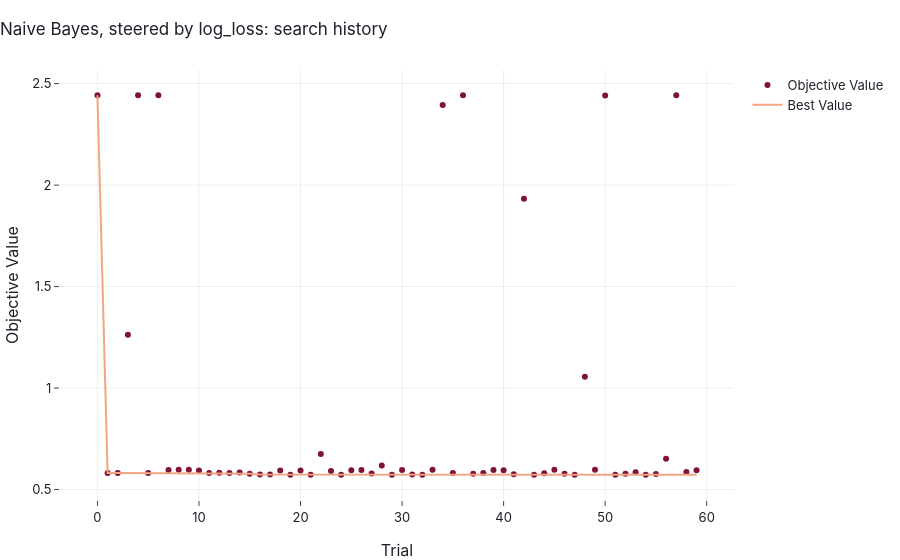
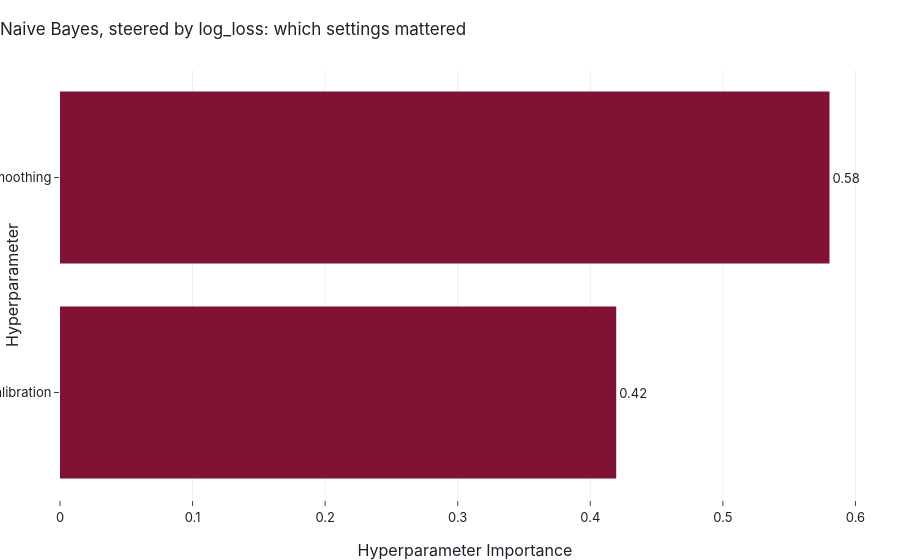
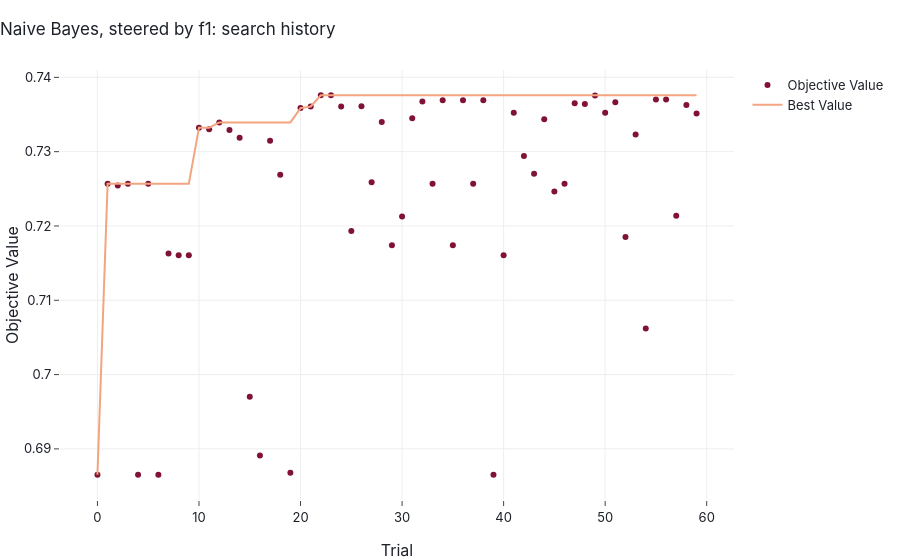
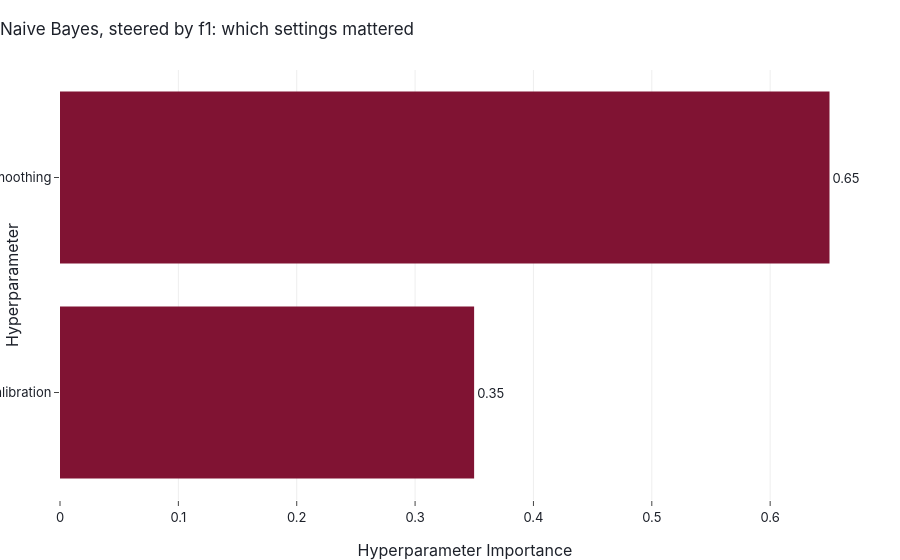

Write notebook code for charts like these, in order.
### Code cell
plot_search(study_nb, "Naive Bayes")

### Figure 1 — Plotly figure (JSON) as saved in the notebook; plotly's stock layout.template omitted (floating-point values rounded to 4 significant figures)
{"data": [{"mode": "markers", "name": "Objective Value", "type": "scatter", "x": [0, 1, 2, 3, 4, 5, 6, 7, 8, 9, 10, 11, 12, 13, 14, 15, 16, 17, 18, 19, 20, 21, 22, 23, 24, 25, 26, 27, 28, 29, 30, 31, 32, 33, 34, 35, 36, 37, 38, 39, 40, 41, 42, 43, 44, 45, 46, 47, 48, 49, 50, 51, 52, 53, 54, 55, 56, 57, 58, 59], "y": [2.443, 0.5818, 0.5816, 1.263, 2.443, 0.5817, 2.443, 0.5967, 0.5969, 0.5969, 0.5941, 0.5819, 0.5833, 0.5818, 0.5845, 0.5782, 0.5741, 0.5744, 0.5938, 0.5729, 0.5932, 0.5729, 0.6748, 0.5912, 0.5729, 0.5951, 0.5961, 0.5792, 0.6186, 0.5729, 0.5964, 0.5742, 0.5728, 0.597, 2.394, 0.5813, 2.443, 0.5781, 0.5818, 0.5968, 0.5952, 0.5747, 1.933, 0.573, 0.5802, 0.5968, 0.5776, 0.5729, 1.056, 0.597, 2.442, 0.5733, 0.5778, 0.5847, 0.573, 0.5767, 0.6523, 2.443, 0.587, 0.5954]}, {"mode": "lines", "name": "Best Value", "type": "scatter", "x": [0, 1, 2, 3, 4, 5, 6, 7, 8, 9, 10, 11, 12, 13, 14, 15, 16, 17, 18, 19, 20, 21, 22, 23, 24, 25, 26, 27, 28, 29, 30, 31, 32, 33, 34, 35, 36, 37, 38, 39, 40, 41, 42, 43, 44, 45, 46, 47, 48, 49, 50, 51, 52, 53, 54, 55, 56, 57, 58, 59], "y": [2.443, 0.5818, 0.5816, 0.5816, 0.5816, 0.5816, 0.5816, 0.5816, 0.5816, 0.5816, 0.5816, 0.5816, 0.5816, 0.5816, 0.5816, 0.5782, 0.5741, 0.5741, 0.5741, 0.5729, 0.5729, 0.5729, 0.5729, 0.5729, 0.5729, 0.5729, 0.5729, 0.5729, 0.5729, 0.5729, 0.5729, 0.5729, 0.5728, 0.5728, 0.5728, 0.5728, 0.5728, 0.5728, 0.5728, 0.5728, 0.5728, 0.5728, 0.5728, 0.5728, 0.5728, 0.5728, 0.5728, 0.5728, 0.5728, 0.5728, 0.5728, 0.5728, 0.5728, 0.5728, 0.5728, 0.5728, 0.5728, 0.5728, 0.5728, 0.5728]}, {"marker": {"color": "#cccccc"}, "mode": "markers", "name": "Infeasible Trial", "showlegend": false, "type": "scatter", "x": [], "y": []}], "layout": {"title": {"text": "Naive Bayes, steered by log_loss: search history"}, "xaxis": {"title": {"text": "Trial"}}, "yaxis": {"title": {"text": "Objective Value"}}}}

### Figure 2 — Plotly figure (JSON) as saved in the notebook; plotly's stock layout.template omitted (floating-point values rounded to 4 significant figures)
{"data": [{"cliponaxis": false, "hovertemplate": ["calibration (CategoricalDistribution): 0.4195640661662647<extra></extra>", "var_smoothing (FloatDistribution): 0.5804359338337353<extra></extra>"], "name": "Objective Value", "orientation": "h", "text": ["0.42", "0.58"], "textposition": "outside", "type": "bar", "x": [0.4196, 0.5804], "y": ["calibration", "var_smoothing"]}], "layout": {"title": {"text": "Naive Bayes, steered by log_loss: which settings mattered"}, "xaxis": {"title": {"text": "Hyperparameter Importance"}}, "yaxis": {"title": {"text": "Hyperparameter"}}}}

### Figure 3 — Plotly figure (JSON) as saved in the notebook; plotly's stock layout.template omitted (floating-point values rounded to 4 significant figures)
{"data": [{"mode": "markers", "name": "Objective Value", "type": "scatter", "x": [0, 1, 2, 3, 4, 5, 6, 7, 8, 9, 10, 11, 12, 13, 14, 15, 16, 17, 18, 19, 20, 21, 22, 23, 24, 25, 26, 27, 28, 29, 30, 31, 32, 33, 34, 35, 36, 37, 38, 39, 40, 41, 42, 43, 44, 45, 46, 47, 48, 49, 50, 51, 52, 53, 54, 55, 56, 57, 58, 59], "y": [0.6865, 0.7257, 0.7255, 0.7257, 0.6865, 0.7257, 0.6865, 0.7163, 0.7161, 0.7161, 0.7332, 0.733, 0.7339, 0.7329, 0.7319, 0.697, 0.6891, 0.7315, 0.7269, 0.6868, 0.7359, 0.7361, 0.7376, 0.7376, 0.7361, 0.7193, 0.7361, 0.7259, 0.734, 0.7174, 0.7213, 0.7345, 0.7367, 0.7257, 0.7369, 0.7174, 0.7369, 0.7257, 0.7369, 0.6865, 0.7161, 0.7352, 0.7294, 0.727, 0.7344, 0.7246, 0.7257, 0.7365, 0.7364, 0.7375, 0.7353, 0.7366, 0.7185, 0.7323, 0.7062, 0.737, 0.737, 0.7214, 0.7363, 0.7351]}, {"mode": "lines", "name": "Best Value", "type": "scatter", "x": [0, 1, 2, 3, 4, 5, 6, 7, 8, 9, 10, 11, 12, 13, 14, 15, 16, 17, 18, 19, 20, 21, 22, 23, 24, 25, 26, 27, 28, 29, 30, 31, 32, 33, 34, 35, 36, 37, 38, 39, 40, 41, 42, 43, 44, 45, 46, 47, 48, 49, 50, 51, 52, 53, 54, 55, 56, 57, 58, 59], "y": [0.6865, 0.7257, 0.7257, 0.7257, 0.7257, 0.7257, 0.7257, 0.7257, 0.7257, 0.7257, 0.7332, 0.7332, 0.7339, 0.7339, 0.7339, 0.7339, 0.7339, 0.7339, 0.7339, 0.7339, 0.7359, 0.7361, 0.7376, 0.7376, 0.7376, 0.7376, 0.7376, 0.7376, 0.7376, 0.7376, 0.7376, 0.7376, 0.7376, 0.7376, 0.7376, 0.7376, 0.7376, 0.7376, 0.7376, 0.7376, 0.7376, 0.7376, 0.7376, 0.7376, 0.7376, 0.7376, 0.7376, 0.7376, 0.7376, 0.7376, 0.7376, 0.7376, 0.7376, 0.7376, 0.7376, 0.7376, 0.7376, 0.7376, 0.7376, 0.7376]}, {"marker": {"color": "#cccccc"}, "mode": "markers", "name": "Infeasible Trial", "showlegend": false, "type": "scatter", "x": [], "y": []}], "layout": {"title": {"text": "Naive Bayes, steered by f1: search history"}, "xaxis": {"title": {"text": "Trial"}}, "yaxis": {"title": {"text": "Objective Value"}}}}

### Figure 4 — Plotly figure (JSON) as saved in the notebook; plotly's stock layout.template omitted (floating-point values rounded to 4 significant figures)
{"data": [{"cliponaxis": false, "hovertemplate": ["calibration (CategoricalDistribution): 0.34987698795131006<extra></extra>", "var_smoothing (FloatDistribution): 0.65012301204869<extra></extra>"], "name": "Objective Value", "orientation": "h", "text": ["0.35", "0.65"], "textposition": "outside", "type": "bar", "x": [0.3499, 0.6501], "y": ["calibration", "var_smoothing"]}], "layout": {"title": {"text": "Naive Bayes, steered by f1: which settings mattered"}, "xaxis": {"title": {"text": "Hyperparameter Importance"}}, "yaxis": {"title": {"text": "Hyperparameter"}}}}
